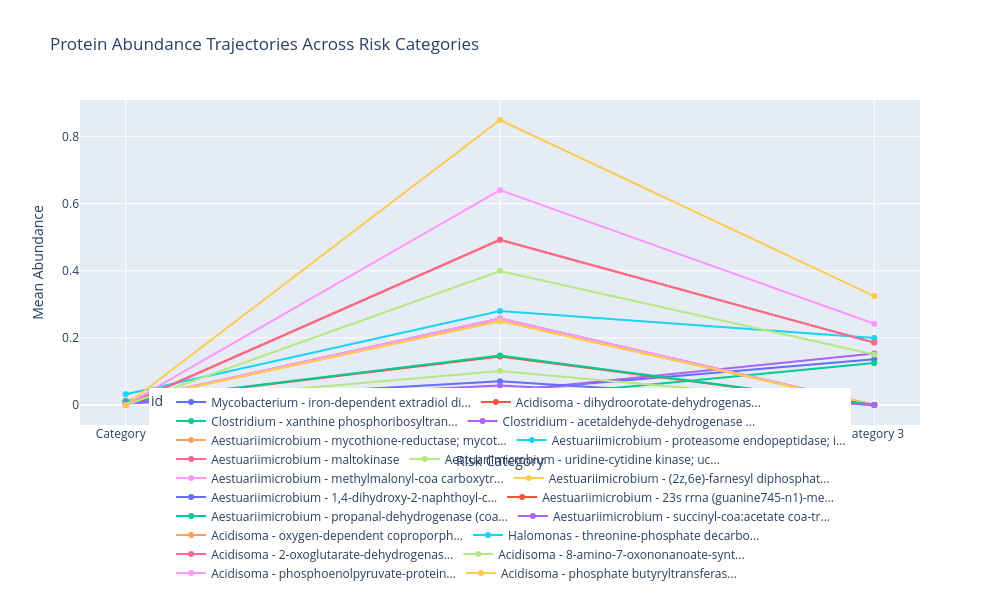

The notebook cell this image was saved under:
### Markdown cell above
# 4. Proteins 
## 4.1. Protein Abundance Trajectories across risk categories

### Code cell
def plot_protein_trajectories(balanced_markers, top_n=20):
    """
    Creates a line chart showing protein abundance trajectories across risk categories.
    """
    # Select top proteins
    top_proteins = balanced_markers.sort_values('combined_score', ascending=False).head(top_n)

    # Prepare data for trajectories
    trajectories = []

    for i, row in top_proteins.iterrows():
        # Create shorter, more readable labels
        protein_name = row['protein_name']
        if len(protein_name) > 30:
            protein_name = protein_name[:27] + "..."

        label = f"{row['Genus']} - {protein_name}"

        trajectories.append({
            'id': label,
            'Category 1': row['mean_cat1'],
            'Category 2': row['mean_cat2'],
            'Category 3': row['mean_cat3'],
            'pattern': row['pattern'],
            'score': row['combined_score']
        })

    # Convert to DataFrame
    traj_df = pd.DataFrame(trajectories)

    # Melt for plotting
    melted = pd.melt(
        traj_df,
        id_vars=['id', 'pattern', 'score'],
        value_vars=['Category 1', 'Category 2', 'Category 3'],
        var_name='category',
        value_name='abundance'
    )

    # Map categories to numeric values for plotting
    melted['category_num'] = melted['category'].map({
        'Category 1': 1,
        'Category 2': 2,
        'Category 3': 3
    })

    # Create line chart
    fig = px.line(
        melted,
        x='category_num',
        y='abundance',
        color='id',
        line_group='id',
        hover_data=['pattern', 'score'],
        markers=True,
        title='Protein Abundance Trajectories Across Risk Categories',
        labels={'category_num': 'Risk Category', 'abundance': 'Mean Abundance'},
        height=600,
        width=1000
    )

    # Update x-axis
    fig.update_xaxes(
        tickvals=[1, 2, 3],
        ticktext=['Category 1', 'Category 2', 'Category 3']
    )

    # Place legend at the bottom of the chart
    fig.update_layout(
        legend=dict(
            orientation="h",     # horizontal orientation
            yanchor="bottom",
            y=-0.5,              # position below the plot
            xanchor="center",
            x=0.5                # centered horizontally
        ),
        margin=dict(
            b=150                # add bottom margin to accommodate the legend
        )
    )

    return fig

plot_protein_trajectories(high_cat3_vs_cat1_change,  top_n=20)

### Figure 1 — Plotly figure (JSON) as saved in the notebook; plotly's stock layout.template omitted (floating-point values rounded to 4 significant figures)
{"data": [{"customdata": [["increasing", 10], ["increasing", 10], ["increasing", 10]], "hovertemplate": "id=Mycobacterium - iron-dependent extradiol di...<br>Risk Category=%{x}<br>Mean Abundance=%{y}<br>pattern=%{customdata[0]}<br>score=%{customdata[1]}<extra></extra>", "legendgroup": "Mycobacterium - iron-dependent extradiol di...", "line": {"color": "#636efa", "dash": "solid"}, "marker": {"symbol": "circle"}, "mode": "lines+markers", "name": "Mycobacterium - iron-dependent extradiol di...", "orientation": "v", "showlegend": true, "type": "scatter", "x": [1, 2, 3], "xaxis": "x", "y": [0.01299, 0.04155, 0.1366], "yaxis": "y"}, {"customdata": [["increasing", 10], ["increasing", 10], ["increasing", 10]], "hovertemplate": "id=Acidisoma - dihydroorotate-dehydrogenas...<br>Risk Category=%{x}<br>Mean Abundance=%{y}<br>pattern=%{customdata[0]}<br>score=%{customdata[1]}<extra></extra>", "legendgroup": "Acidisoma - dihydroorotate-dehydrogenas...", "line": {"color": "#EF553B", "dash": "solid"}, "marker": {"symbol": "circle"}, "mode": "lines+markers", "name": "Acidisoma - dihydroorotate-dehydrogenas...", "orientation": "v", "showlegend": true, "type": "scatter", "x": [1, 2, 3], "xaxis": "x", "y": [1.386e-05, 0.4922, 0.1859], "yaxis": "y"}, {"customdata": [["increasing", 10], ["increasing", 10], ["increasing", 10]], "hovertemplate": "id=Clostridium - xanthine phosphoribosyltran...<br>Risk Category=%{x}<br>Mean Abundance=%{y}<br>pattern=%{customdata[0]}<br>score=%{customdata[1]}<extra></extra>", "legendgroup": "Clostridium - xanthine phosphoribosyltran...", "line": {"color": "#00cc96", "dash": "solid"}, "marker": {"symbol": "circle"}, "mode": "lines+markers", "name": "Clostridium - xanthine phosphoribosyltran...", "orientation": "v", "showlegend": true, "type": "scatter", "x": [1, 2, 3], "xaxis": "x", "y": [0.007631, 0.0177, 0.1249], "yaxis": "y"}, {"customdata": [["increasing", 10], ["increasing", 10], ["increasing", 10]], "hovertemplate": "id=Clostridium - acetaldehyde-dehydrogenase ...<br>Risk Category=%{x}<br>Mean Abundance=%{y}<br>pattern=%{customdata[0]}<br>score=%{customdata[1]}<extra></extra>", "legendgroup": "Clostridium - acetaldehyde-dehydrogenase ...", "line": {"color": "#ab63fa", "dash": "solid"}, "marker": {"symbol": "circle"}, "mode": "lines+markers", "name": "Clostridium - acetaldehyde-dehydrogenase ...", "orientation": "v", "showlegend": true, "type": "scatter", "x": [1, 2, 3], "xaxis": "x", "y": [0.008469, 0.0399, 0.1537], "yaxis": "y"}, {"customdata": [["increasing", 10], ["increasing", 10], ["increasing", 10]], "hovertemplate": "id=Aestuariimicrobium - mycothione-reductase; mycot...<br>Risk Category=%{x}<br>Mean Abundance=%{y}<br>pattern=%{customdata[0]}<br>score=%{customdata[1]}<extra></extra>", "legendgroup": "Aestuariimicrobium - mycothione-reductase; mycot...", "line": {"color": "#FFA15A", "dash": "solid"}, "marker": {"symbol": "circle"}, "mode": "lines+markers", "name": "Aestuariimicrobium - mycothione-reductase; mycot...", "orientation": "v", "showlegend": true, "type": "scatter", "x": [1, 2, 3], "xaxis": "x", "y": [0.01118, 0.2499, 0], "yaxis": "y"}, {"customdata": [["increasing", 10], ["increasing", 10], ["increasing", 10]], "hovertemplate": "id=Aestuariimicrobium - proteasome endopeptidase; i...<br>Risk Category=%{x}<br>Mean Abundance=%{y}<br>pattern=%{customdata[0]}<br>score=%{customdata[1]}<extra></extra>", "legendgroup": "Aestuariimicrobium - proteasome endopeptidase; i...", "line": {"color": "#19d3f3", "dash": "solid"}, "marker": {"symbol": "circle"}, "mode": "lines+markers", "name": "Aestuariimicrobium - proteasome endopeptidase; i...", "orientation": "v", "showlegend": true, "type": "scatter", "x": [1, 2, 3], "xaxis": "x", "y": [0.01157, 0.258, 0], "yaxis": "y"}, {"customdata": [["increasing", 10], ["increasing", 10], ["increasing", 10]], "hovertemplate": "id=Aestuariimicrobium - maltokinase<br>Risk Category=%{x}<br>Mean Abundance=%{y}<br>pattern=%{customdata[0]}<br>score=%{customdata[1]}<extra></extra>", "legendgroup": "Aestuariimicrobium - maltokinase", "line": {"color": "#FF6692", "dash": "solid"}, "marker": {"symbol": "circle"}, "mode": "lines+markers", "name": "Aestuariimicrobium - maltokinase", "orientation": "v", "showlegend": true, "type": "scatter", "x": [1, 2, 3], "xaxis": "x", "y": [0.01157, 0.2575, 0], "yaxis": "y"}, {"customdata": [["increasing", 10], ["increasing", 10], ["increasing", 10]], "hovertemplate": "id=Aestuariimicrobium - uridine-cytidine kinase; uc...<br>Risk Category=%{x}<br>Mean Abundance=%{y}<br>pattern=%{customdata[0]}<br>score=%{customdata[1]}<extra></extra>", "legendgroup": "Aestuariimicrobium - uridine-cytidine kinase; uc...", "line": {"color": "#B6E880", "dash": "solid"}, "marker": {"symbol": "circle"}, "mode": "lines+markers", "name": "Aestuariimicrobium - uridine-cytidine kinase; uc...", "orientation": "v", "showlegend": true, "type": "scatter", "x": [1, 2, 3], "xaxis": "x", "y": [0.004632, 0.101, 0], "yaxis": "y"}, {"customdata": [["increasing", 10], ["increasing", 10], ["increasing", 10]], "hovertemplate": "id=Aestuariimicrobium - methylmalonyl-coa carboxytr...<br>Risk Category=%{x}<br>Mean Abundance=%{y}<br>pattern=%{customdata[0]}<br>score=%{customdata[1]}<extra></extra>", "legendgroup": "Aestuariimicrobium - methylmalonyl-coa carboxytr...", "line": {"color": "#FF97FF", "dash": "solid"}, "marker": {"symbol": "circle"}, "mode": "lines+markers", "name": "Aestuariimicrobium - methylmalonyl-coa carboxytr...", "orientation": "v", "showlegend": true, "type": "scatter", "x": [1, 2, 3], "xaxis": "x", "y": [0.01185, 0.2575, 0], "yaxis": "y"}, {"customdata": [["increasing", 10], ["increasing", 10], ["increasing", 10]], "hovertemplate": "id=Aestuariimicrobium - (2z,6e)-farnesyl diphosphat...<br>Risk Category=%{x}<br>Mean Abundance=%{y}<br>pattern=%{customdata[0]}<br>score=%{customdata[1]}<extra></extra>", "legendgroup": "Aestuariimicrobium - (2z,6e)-farnesyl diphosphat...", "line": {"color": "#FECB52", "dash": "solid"}, "marker": {"symbol": "circle"}, "mode": "lines+markers", "name": "Aestuariimicrobium - (2z,6e)-farnesyl diphosphat...", "orientation": "v", "showlegend": true, "type": "scatter", "x": [1, 2, 3], "xaxis": "x", "y": [0.01118, 0.2499, 0], "yaxis": "y"}, {"customdata": [["increasing", 10], ["increasing", 10], ["increasing", 10]], "hovertemplate": "id=Aestuariimicrobium - 1,4-dihydroxy-2-naphthoyl-c...<br>Risk Category=%{x}<br>Mean Abundance=%{y}<br>pattern=%{customdata[0]}<br>score=%{customdata[1]}<extra></extra>", "legendgroup": "Aestuariimicrobium - 1,4-dihydroxy-2-naphthoyl-c...", "line": {"color": "#636efa", "dash": "solid"}, "marker": {"symbol": "circle"}, "mode": "lines+markers", "name": "Aestuariimicrobium - 1,4-dihydroxy-2-naphthoyl-c...", "orientation": "v", "showlegend": true, "type": "scatter", "x": [1, 2, 3], "xaxis": "x", "y": [0.007509, 0.0709, 0], "yaxis": "y"}, {"customdata": [["increasing", 10], ["increasing", 10], ["increasing", 10]], "hovertemplate": "id=Aestuariimicrobium - 23s rrna (guanine745-n1)-me...<br>Risk Category=%{x}<br>Mean Abundance=%{y}<br>pattern=%{customdata[0]}<br>score=%{customdata[1]}<extra></extra>", "legendgroup": "Aestuariimicrobium - 23s rrna (guanine745-n1)-me...", "line": {"color": "#EF553B", "dash": "solid"}, "marker": {"symbol": "circle"}, "mode": "lines+markers", "name": "Aestuariimicrobium - 23s rrna (guanine745-n1)-me...", "orientation": "v", "showlegend": true, "type": "scatter", "x": [1, 2, 3], "xaxis": "x", "y": [0.01044, 0.1444, 0], "yaxis": "y"}, {"customdata": [["increasing", 10], ["increasing", 10], ["increasing", 10]], "hovertemplate": "id=Aestuariimicrobium - propanal-dehydrogenase (coa...<br>Risk Category=%{x}<br>Mean Abundance=%{y}<br>pattern=%{customdata[0]}<br>score=%{customdata[1]}<extra></extra>", "legendgroup": "Aestuariimicrobium - propanal-dehydrogenase (coa...", "line": {"color": "#00cc96", "dash": "solid"}, "marker": {"symbol": "circle"}, "mode": "lines+markers", "name": "Aestuariimicrobium - propanal-dehydrogenase (coa...", "orientation": "v", "showlegend": true, "type": "scatter", "x": [1, 2, 3], "xaxis": "x", "y": [0.01106, 0.1474, 0], "yaxis": "y"}, {"customdata": [["increasing", 10], ["increasing", 10], ["increasing", 10]], "hovertemplate": "id=Aestuariimicrobium - succinyl-coa:acetate coa-tr...<br>Risk Category=%{x}<br>Mean Abundance=%{y}<br>pattern=%{customdata[0]}<br>score=%{customdata[1]}<extra></extra>", "legendgroup": "Aestuariimicrobium - succinyl-coa:acetate coa-tr...", "line": {"color": "#ab63fa", "dash": "solid"}, "marker": {"symbol": "circle"}, "mode": "lines+markers", "name": "Aestuariimicrobium - succinyl-coa:acetate coa-tr...", "orientation": "v", "showlegend": true, "type": "scatter", "x": [1, 2, 3], "xaxis": "x", "y": [0.004761, 0.05825, 0], "yaxis": "y"}, {"customdata": [["increasing", 10], ["increasing", 10], ["increasing", 10]], "hovertemplate": "id=Acidisoma - oxygen-dependent coproporph...<br>Risk Category=%{x}<br>Mean Abundance=%{y}<br>pattern=%{customdata[0]}<br>score=%{customdata[1]}<extra></extra>", "legendgroup": "Acidisoma - oxygen-dependent coproporph...", "line": {"color": "#FFA15A", "dash": "solid"}, "marker": {"symbol": "circle"}, "mode": "lines+markers", "name": "Acidisoma - oxygen-dependent coproporph...", "orientation": "v", "showlegend": true, "type": "scatter", "x": [1, 2, 3], "xaxis": "x", "y": [1.387e-05, 0.4922, 0.1859], "yaxis": "y"}, {"customdata": [["increasing", 10], ["increasing", 10], ["increasing", 10]], "hovertemplate": "id=Halomonas - threonine-phosphate decarbo...<br>Risk Category=%{x}<br>Mean Abundance=%{y}<br>pattern=%{customdata[0]}<br>score=%{customdata[1]}<extra></extra>", "legendgroup": "Halomonas - threonine-phosphate decarbo...", "line": {"color": "#19d3f3", "dash": "solid"}, "marker": {"symbol": "circle"}, "mode": "lines+markers", "name": "Halomonas - threonine-phosphate decarbo...", "orientation": "v", "showlegend": true, "type": "scatter", "x": [1, 2, 3], "xaxis": "x", "y": [0.03233, 0.2804, 0.1995], "yaxis": "y"}, {"customdata": [["increasing", 10], ["increasing", 10], ["increasing", 10]], "hovertemplate": "id=Acidisoma - 2-oxoglutarate-dehydrogenas...<br>Risk Category=%{x}<br>Mean Abundance=%{y}<br>pattern=%{customdata[0]}<br>score=%{customdata[1]}<extra></extra>", "legendgroup": "Acidisoma - 2-oxoglutarate-dehydrogenas...", "line": {"color": "#FF6692", "dash": "solid"}, "marker": {"symbol": "circle"}, "mode": "lines+markers", "name": "Acidisoma - 2-oxoglutarate-dehydrogenas...", "orientation": "v", "showlegend": true, "type": "scatter", "x": [1, 2, 3], "xaxis": "x", "y": [1.392e-05, 0.4922, 0.1859], "yaxis": "y"}, {"customdata": [["increasing", 10], ["increasing", 10], ["increasing", 10]], "hovertemplate": "id=Acidisoma - 8-amino-7-oxononanoate-synt...<br>Risk Category=%{x}<br>Mean Abundance=%{y}<br>pattern=%{customdata[0]}<br>score=%{customdata[1]}<extra></extra>", "legendgroup": "Acidisoma - 8-amino-7-oxononanoate-synt...", "line": {"color": "#B6E880", "dash": "solid"}, "marker": {"symbol": "circle"}, "mode": "lines+markers", "name": "Acidisoma - 8-amino-7-oxononanoate-synt...", "orientation": "v", "showlegend": true, "type": "scatter", "x": [1, 2, 3], "xaxis": "x", "y": [1.661e-05, 0.3993, 0.1508], "yaxis": "y"}, {"customdata": [["increasing", 10], ["increasing", 10], ["increasing", 10]], "hovertemplate": "id=Acidisoma - phosphoenolpyruvate-protein...<br>Risk Category=%{x}<br>Mean Abundance=%{y}<br>pattern=%{customdata[0]}<br>score=%{customdata[1]}<extra></extra>", "legendgroup": "Acidisoma - phosphoenolpyruvate-protein...", "line": {"color": "#FF97FF", "dash": "solid"}, "marker": {"symbol": "circle"}, "mode": "lines+markers", "name": "Acidisoma - phosphoenolpyruvate-protein...", "orientation": "v", "showlegend": true, "type": "scatter", "x": [1, 2, 3], "xaxis": "x", "y": [2.246e-05, 0.6403, 0.2421], "yaxis": "y"}, {"customdata": [["increasing", 10], ["increasing", 10], ["increasing", 10]], "hovertemplate": "id=Acidisoma - phosphate butyryltransferas...<br>Risk Category=%{x}<br>Mean Abundance=%{y}<br>pattern=%{customdata[0]}<br>score=%{customdata[1]}<extra></extra>", "legendgroup": "Acidisoma - phosphate butyryltransferas...", "line": {"color": "#FECB52", "dash": "solid"}, "marker": {"symbol": "circle"}, "mode": "lines+markers", "name": "Acidisoma - phosphate butyryltransferas...", "orientation": "v", "showlegend": true, "type": "scatter", "x": [1, 2, 3], "xaxis": "x", "y": [2.737e-05, 0.8494, 0.3245], "yaxis": "y"}], "layout": {"height": 600, "legend": {"orientation": "h", "title": {"text": "id"}, "tracegroupgap": 0, "x": 0.5, "xanchor": "center", "y": -0.5, "yanchor": "bottom"}, "margin": {"b": 150}, "title": {"text": "Protein Abundance Trajectories Across Risk Categories"}, "width": 1000, "xaxis": {"anchor": "y", "domain": [0, 1], "ticktext": ["Category 1", "Category 2", "Category 3"], "tickvals": [1, 2, 3], "title": {"text": "Risk Category"}}, "yaxis": {"anchor": "x", "domain": [0, 1], "title": {"text": "Mean Abundance"}}}}
